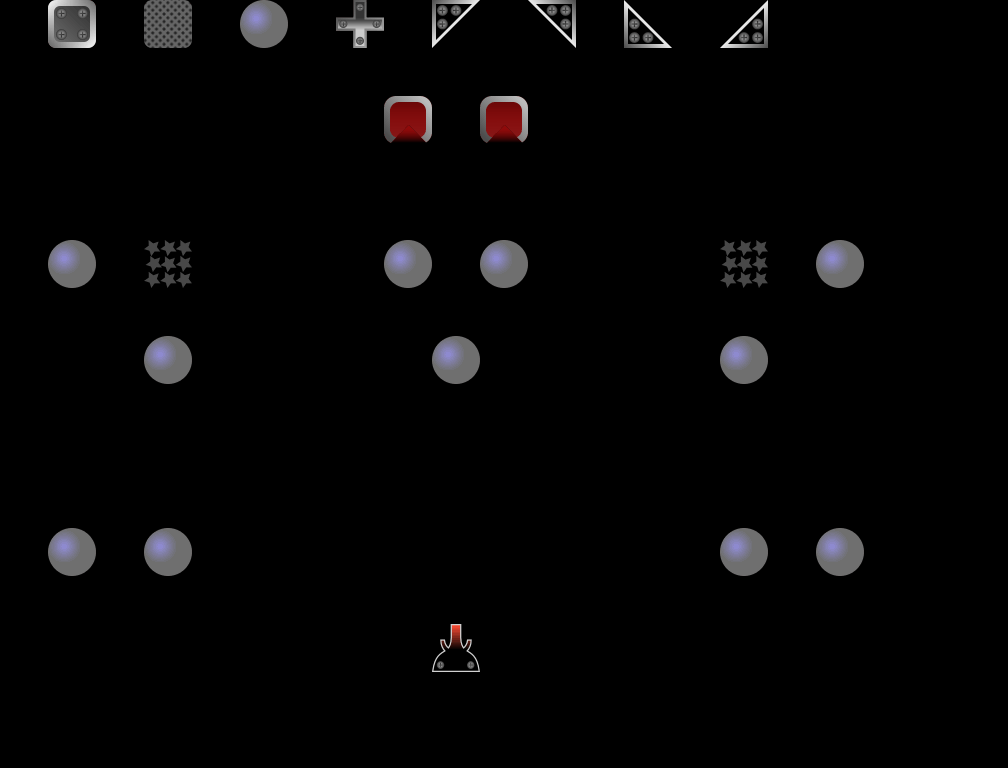

The image is a tile-based game level rendered from a .tmx file. Its description and complete source (layers, tilesets, objects, tile grids) follow:
An orthogonal 21x16 tile map with 48x48 px tiles, 2 tile layers (Blocks, Info), 1 hidden layer not drawn.

<map version="1.10" tiledversion="1.10.2" orientation="orthogonal" renderorder="right-down" width="21" height="16" tilewidth="48" tileheight="48" infinite="0" nextlayerid="10" nextobjectid="2">
 <editorsettings>
  <export target="../../public/assets/levels/level-04.json" format="json" />
 </editorsettings>
 <tileset firstgid="1" name="tileset" tilewidth="48" tileheight="48" tilecount="18" columns="18">
  <image source="../../public/assets/tileset.png" width="864" height="48" />
  <tile id="0" type="BlockingBlock" />
  <tile id="1" type="Cross" />
  <tile id="2" type="BallMirror" />
  <tile id="3" type="BottomLeftMirror" />
  <tile id="4" type="BottomRightMirror" />
  <tile id="5" type="TopLeftMirror" />
  <tile id="6" type="TopRightMirror" />
  <tile id="7" type="TimedBlock" />
  <tile id="8" type="LaserStartDown" />
  <tile id="9" type="LaserStartLeft" />
  <tile id="10" type="LaserStartRight" />
  <tile id="11" type="LaserStartUp" />
  <tile id="12" type="TargetUp" />
  <tile id="13" type="TargetRight" />
  <tile id="14" type="TargetDown" />
  <tile id="15" type="TargetLeft" />
  <tile id="16" type="ForbiddenBlock" />
  <tile id="17" type="Eraser" />
 </tileset>
 <layer id="2" name="Blocks" width="21" height="16">
  <data encoding="csv">
0,0,0,0,0,0,0,0,0,0,0,0,0,0,0,0,0,0,0,0,0,
0,0,0,0,0,0,0,0,0,0,0,0,0,0,0,0,0,0,0,0,0,
0,0,0,0,0,0,0,0,15,0,15,0,0,0,0,0,0,0,0,0,0,
0,0,0,0,0,0,0,0,0,0,0,0,0,0,0,0,0,0,0,0,0,
0,0,0,0,0,0,0,0,0,0,0,0,0,0,0,0,0,0,0,0,0,
0,3,0,17,0,0,0,0,3,0,3,0,0,0,0,17,0,3,0,0,0,
0,0,0,0,0,0,0,0,0,0,0,0,0,0,0,0,0,0,0,0,0,
0,0,0,3,0,0,0,0,0,3,0,0,0,0,0,3,0,0,0,0,0,
0,0,0,0,0,0,0,0,0,0,0,0,0,0,0,0,0,0,0,0,0,
0,0,0,0,0,0,0,0,0,0,0,0,0,0,0,0,0,0,0,0,0,
0,0,0,0,0,0,0,0,0,0,0,0,0,0,0,0,0,0,0,0,0,
0,3,0,3,0,0,0,0,0,0,0,0,0,0,0,3,0,3,0,0,0,
0,0,0,0,0,0,0,0,0,0,0,0,0,0,0,0,0,0,0,0,0,
0,0,0,0,0,0,0,0,0,12,0,0,0,0,0,0,0,0,0,0,0,
0,0,0,0,0,0,0,0,0,0,0,0,0,0,0,0,0,0,0,0,0,
0,0,0,0,0,0,0,0,0,0,0,0,0,0,0,0,0,0,0,0,0
</data>
 </layer>
 <layer id="5" name="Info" width="21" height="16" locked="1">
  <properties>
   <property name="BallMirror" type="int" value="3" />
   <property name="BlockingBlock" type="int" value="0" />
   <property name="BottomLeftMirror" type="int" value="0" />
   <property name="BottomRightMirror" type="int" value="0" />
   <property name="Cross" type="int" value="0" />
   <property name="LevelName" value="Replication" />
   <property name="MaxItems" type="int" value="3" />
   <property name="TimedBlock" type="int" value="0" />
   <property name="TopLeftMirror" type="int" value="0" />
   <property name="TopRightMirror" type="int" value="0" />
  </properties>
  <data encoding="csv">
0,1,0,8,0,3,0,2,0,5,0,4,0,7,0,6,0,18,0,0,0,
0,0,0,0,0,0,0,0,0,0,0,0,0,0,0,0,0,0,0,0,0,
0,0,0,0,0,0,0,0,0,0,0,0,0,0,0,0,0,0,0,0,0,
0,0,0,0,0,0,0,0,0,0,0,0,0,0,0,0,0,0,0,0,0,
0,0,0,0,0,0,0,0,0,0,0,0,0,0,0,0,0,0,0,0,0,
0,0,0,0,0,0,0,0,0,0,0,0,0,0,0,0,0,0,0,0,0,
0,0,0,0,0,0,0,0,0,0,0,0,0,0,0,0,0,0,0,0,0,
0,0,0,0,0,0,0,0,0,0,0,0,0,0,0,0,0,0,0,0,0,
0,0,0,0,0,0,0,0,0,0,0,0,0,0,0,0,0,0,0,0,0,
0,0,0,0,0,0,0,0,0,0,0,0,0,0,0,0,0,0,0,0,0,
0,0,0,0,0,0,0,0,0,0,0,0,0,0,0,0,0,0,0,0,0,
0,0,0,0,0,0,0,0,0,0,0,0,0,0,0,0,0,0,0,0,0,
0,0,0,0,0,0,0,0,0,0,0,0,0,0,0,0,0,0,0,0,0,
0,0,0,0,0,0,0,0,0,0,0,0,0,0,0,0,0,0,0,0,0,
0,0,0,0,0,0,0,0,0,0,0,0,0,0,0,0,0,0,0,0,0,
0,0,0,0,0,0,0,0,0,0,0,0,0,0,0,0,0,0,0,0,0
</data>
 </layer>
 <layer id="7" name="SelectionArea" width="21" height="16" visible="0" locked="1">
  <data encoding="csv">
0,0,0,0,0,0,0,0,0,0,0,0,0,0,0,0,0,0,0,0,0,
0,0,0,0,0,0,0,0,0,0,0,0,0,0,0,0,0,0,0,0,0,
8,8,8,8,8,8,8,8,8,8,8,8,8,8,8,8,8,8,8,8,8,
8,8,8,8,8,8,8,8,8,8,8,8,8,8,8,8,8,8,8,8,8,
8,8,8,8,8,8,8,8,8,8,8,8,8,8,8,8,8,8,8,8,8,
8,8,8,8,8,8,8,8,8,8,8,8,8,8,8,8,8,8,8,8,8,
8,8,8,8,8,8,8,8,8,8,8,8,8,8,8,8,8,8,8,8,8,
8,8,8,8,8,8,8,8,8,8,8,8,8,8,8,8,8,8,8,8,8,
8,8,8,8,8,8,8,8,8,8,8,8,8,8,8,8,8,8,8,8,8,
8,8,8,8,8,8,8,8,8,8,8,8,8,8,8,8,8,8,8,8,8,
8,8,8,8,8,8,8,8,8,8,8,8,8,8,8,8,8,8,8,8,8,
8,8,8,8,8,8,8,8,8,8,8,8,8,8,8,8,8,8,8,8,8,
8,8,8,8,8,8,8,8,8,8,8,8,8,8,8,8,8,8,8,8,8,
8,8,8,8,8,8,8,8,8,8,8,8,8,8,8,8,8,8,8,8,8,
0,0,0,0,0,0,0,0,0,0,0,0,0,0,0,0,0,0,0,0,0,
0,0,0,0,0,0,0,0,0,0,0,0,0,0,0,0,0,0,0,0,0
</data>
 </layer>
</map>